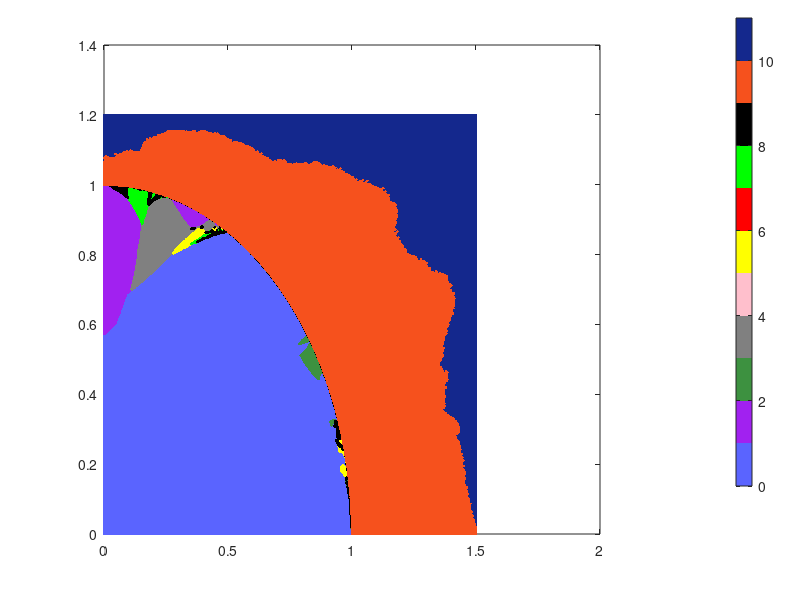

Here is the MATLAB script that generated this plot: (Note: this script raises an error after producing the figure.)
% Draw basin of attraction
load('datas3_2_i.mat');
figure;
% set(gcf,'color','w');
[A_mesh, B_mesh] = meshgrid(A, B);
A_col = reshape(A_mesh, [], 1);
B_col = reshape(B_mesh, [], 1);
C1 = cat(2, A_col, B_col);
C2 = C1';
% color = summer(10);
for i = 1 : 11
    switch i    
        case 1
            plot(C2(1, :), C2(2, :), '.', 'color',[0.0784 0.1569 0.5529]); hold on;                      
        case 2
            plot(P1(1, :), P1(2, :), '.', 'color', [90/255 100/255 255/255]);   hold on;                              
        case 3                                                                     
           plot(P2(1, :), P2(2, :), '.', 'color', [0.63 0.13 0.94 ]);hold on;  
        case 4
           plot(P3(1, :), P3(2, :), '.', 'color', [0.24 0.57 0.25]);hold on;  
        case 5
           plot(P4(1, :), P4(2, :), '.', 'color', [0.5 0.5 0.5]);hold on;  
        case 6
            plot(P5(1, :), P5(2, :), '.', 'color', [1 0.75 0.8]);hold on;  
        case 7
           plot(P6(1, :), P6(2, :), '.', 'color', 'y');hold on;  
%         case 8
%             plot(P7(1, :), P7(2, :), '.', 'color', 'r');hold on;  
        case 9
             plot(P8(1, :), P8(2, :), '.', 'color', 'g');hold on;  
        case 10
            plot(MP(1, :), MP(2, :), '.', 'color', 'k');hold on;  
        case 11
            plot(CH(1, :), CH(2, :), '.', 'color', [ 0.965  0.318 0.114]);     hold on;   
    end
end
RGB=[        90/255 100/255 255/255
    0.63 0.13 0.94
     0.24 0.57 0.25
     0.5 0.5 0.5
     1   0.75 0.8  
     1 1 0
     1  0 0 
     0 1 0 
     0 0 0  
      0.965  0.318 0.114
      0.0784 0.1569 0.5529
   ];


% Create and set the colormap

colormap(RGB)
cb = colorbar();
set(cb,'position',[0.92 0.19 .02 0.78])
% Set color labels (one for each row in RGB)
label =[1 2 3 4 5 6 7 8 9 10 11];

caxis([0,numel(label)])
cb.YTick = 0.5 : 1 : numel(label);
labelChar = strsplit(sprintf('%0.2e ',label));
cb.TickLabels = labelChar(1:end-1);
cb.TickLabels = { 'P1',  'P2' ,   'P3' ,  'P4' ,   'P5'  ,  'P6' ,  'P7'  ,  'P8', 'MP','CH','UB'   };
cb.FontSize = 15; 
set(gcf,'Position',[100,100,700,560]);
set(gca,'position',[0.16 0.19 0.75 0.78],'FontName','Times New Roman','FontSize',24,'XTick',0:0.3:1.5,'YTick',0:0.3:1.2);
xlabel('\it c_R','FontSize',28,'FontName','Times new roman');
ylabel('\it c_I','FontSize',28,'FontName','Times new roman');
axis([0 1.5  0 1.2]);